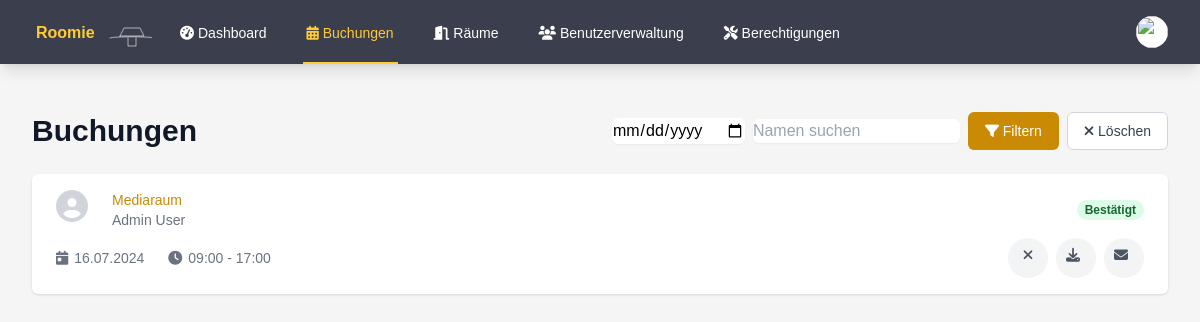
The page /bookings.php (signed in) on the database its author committed.
### tables this page shows
CREATE TABLE bookings (
        id INTEGER PRIMARY KEY AUTOINCREMENT,
        user_id INTEGER,
        room_id INTEGER,
        seat_id INTEGER,
        date TEXT NOT NULL,
        start_time TEXT NOT NULL,
        end_time TEXT NOT NULL,
        FOREIGN KEY (user_id) REFERENCES users(id),
        FOREIGN KEY (room_id) REFERENCES rooms(id),
        FOREIGN KEY (seat_id) REFERENCES seats(id)
    );

CREATE TABLE rooms (
        id INTEGER PRIMARY KEY AUTOINCREMENT,
        name TEXT NOT NULL,
        number TEXT,
        type TEXT NOT NULL,
        capacity INTEGER DEFAULT 0,
        is_favorite INTEGER DEFAULT 0,
        equipment TEXT,
        grid_position INTEGER
    );

CREATE TABLE users (
        id INTEGER PRIMARY KEY AUTOINCREMENT,
        name TEXT NOT NULL,
        email TEXT UNIQUE NOT NULL,
        password TEXT NOT NULL,
        is_admin INTEGER DEFAULT 0,
        profile_image VARCHAR(255),
        notifications BOOLEAN DEFAULT 0,
        created_at DATETIME DEFAULT CURRENT_TIMESTAMP
    );

### auth.php (called while the page is built, shortened)
<?php
function isAdmin() {
    return isset($_SESSION['is_admin']) && $_SESSION['is_admin'] == 1;
}

### bookings.php (the view, shortened to what this page needs)
<?php
require_once 'auth.php';
$current_page = basename($_SERVER['PHP_SELF']);
$user_id = $_SESSION['user_id'] ?? null;
$filterDate = $_GET['date'] ?? null;
$searchName = $_GET['search'] ?? '';
$currentDate = date('Y-m-d');
try {
    $db = getDatabaseConnection();
    $query = 'SELECT b.id, r.name as room_name, b.date, b.start_time, b.end_time, u.name as user_name, u.email as user_email, u.profile_image, u.id as user_id
              FROM bookings b
              JOIN rooms r ON b.room_id = r.id
              JOIN users u ON b.user_id = u.id
              WHERE b.date >= :current_date';
    $params = ['current_date' => $currentDate];
    $query .= ' ORDER BY b.date ASC, b.start_time ASC';
    $stmt = $db->prepare($query);
    $stmt->execute($params);
    $bookings = $stmt->fetchAll(PDO::FETCH_ASSOC);
} catch (PDOException $e) {
    $error = "Datenbankfehler: " . $e->getMessage();
}
function formatGermanDate($date)
{
    return date('d.m.Y', strtotime($date));
}
?>
<!DOCTYPE html>
<html lang="de">
<head>
    <script src="https://cdn.tailwindcss.com"></script>
    <link rel="stylesheet" href="styles.css">
    <link rel="stylesheet" href="https://cdnjs.cloudflare.com/ajax/libs/font-awesome/6.1.1/css/all.min.css">
</head>
<body class="bg-custom-background">
    <nav class="bg-custom-nav shadow-lg" x-data="{ open: false }">
        <div class="max-w-7xl mx-auto px-4 sm:px-6 lg:px-8">
            <div class="flex justify-between h-16">
                <div class="flex">
                    <div class="flex-shrink-0 flex items-center">
                        <a href="index.php">
                            <img class="h-8 w-auto" src="test.svg" alt="Roomie Logo">
                        </a>
                    </div>
                    <div class="hidden sm:ml-6 sm:flex sm:space-x-8">
                        <a href="index.php" class="inline-flex items-center px-1 pt-1 border-b-2 text-sm font-medium <?php echo $current_page == 'index.php' ? 'active' : 'inactive'; ?>">
                            <i class="fas fa-tachometer-alt mr-1"></i>Dashboard
                        </a>
                        <a href="bookings.php" class="inline-flex items-center px-1 pt-1 border-b-2 text-sm font-medium <?php echo $current_page == 'bookings.php' ? 'active' : 'inactive'; ?>">
                            <i class="fas fa-calendar-alt mr-1"></i>Buchungen
                        </a>
                        <a href="rooms.php" class="inline-flex items-center px-1 pt-1 border-b-2 text-sm font-medium <?php echo $current_page == 'rooms.php' ? 'active' : 'inactive'; ?>">
                            <i class="fas fa-door-open mr-1"></i>Räume
                        </a>
                        <?php if (isAdmin()) : ?>
                            <a href="admin_users.php" class="inline-flex items-center px-1 pt-1 border-b-2 text-sm font-medium <?php echo $current_page == 'admin_users.php' ? 'active' : 'inactive'; ?>">
                                <i class="fas fa-users mr-1"></i>Benutzerverwaltung
                            </a>
                            <a href="admin_permissions.php" class="inline-flex items-center px-1 pt-1 border-b-2 text-sm font-medium text-white <?php echo $current_page == 'admin_permissions.php' ? 'border-yellow-400' : 'border-transparent'; ?>">
                                <i class="fas fa-tools"></i>&nbsp;Berechtigungen
                            </a>
                        <?php endif; ?>
                    </div>
                </div>
                <div class="hidden sm:ml-6 sm:flex sm:items-center">
                    <div class="ml-3 relative" x-data="{ open: false }">
                        <div>
                            <button @click="open = !open" class="bg-white rounded-full flex text-sm focus:outline-none focus:ring-2 focus:ring-offset-2 focus:ring-yellow-500" id="user-menu" aria-haspopup="true" x-bind:aria-expanded="open">
                                <img class="h-8 w-8 rounded-full" src="https://images.unsplash.com/photo-1472099645785-5658abf4ff4e?ixlib=rb-1.2.1&ixid=eyJhcHBfaWQiOjEyMDd9&auto=format&fit=facearea&facepad=2&w=256&h=256&q=80" alt="">
                            </button>
                        </div>
                    </div>
                </div>
            </div>
        </div>
    </nav>
    <div class="max-w-7xl mx-auto py-6 sm:px-6 lg:px-8">
        <div class="px-4 py-6 sm:px-0">
            <div class="flex flex-col sm:flex-row justify-between items-center mb-6">
                <h1 class="text-3xl font-bold text-gray-900">Buchungen</h1>
                <form action="" method="GET" class="filter-container space-y-2 sm:space-y-0 sm:space-x-2 flex items-center">
                    <input type="date" name="date" id="date" value="<?php echo $filterDate; ?>" class="border-gray-300 rounded-md shadow-sm focus:ring-yellow-500 focus:border-yellow-500 w-full sm:w-auto" placeholder="Datum">
                    <input type="text" name="search" id="search" value="<?php echo htmlspecialchars($searchName); ?>" placeholder="Namen suchen" class="border-gray-300 rounded-md shadow-sm focus:ring-yellow-500 focus:border-yellow-500 w-full sm:w-auto">
                    <button type="submit" class="inline-flex items-center px-4 py-2 border border-transparent text-sm font-medium rounded-md text-white bg-yellow-600 hover:bg-yellow-700 focus:outline-none focus:ring-2 focus:ring-offset-2 focus:ring-yellow-500 w-full sm:w-auto">
                        <i class="fas fa-filter"></i>&nbsp;Filtern
                    </button>
                    <a href="bookings.php" class="inline-flex items-center px-4 py-2 border border-gray-300 text-sm font-medium rounded-md text-gray-700 bg-white hover:bg-gray-50 focus:outline-none focus:ring-2 focus:ring-offset-2 focus:ring-yellow-500 w-full sm:w-auto">
                        <i class="fas fa-times"></i>&nbsp;Löschen
                    </a>
                </form>
            </div>
            <?php if (empty($bookings)) : ?>
                <p class="text-gray-600">Keine Buchungen gefunden.</p>
            <?php else : ?>
                <div class="bg-white shadow overflow-hidden sm:rounded-md">
                    <ul class="divide-y divide-gray-200">
                        <?php foreach ($bookings as $booking) : ?>
                            <li>
                                <div class="px-4 py-4 sm:px-6">
                                    <div class="flex items-center justify-between">
                                        <div class="flex items-center">
                                            <div class="flex-shrink-0 h-10 w-10">
                                                <?php if (!empty($booking['profile_image'])) : ?>
                                                    <img class="h-10 w-10 rounded-full" src="uploads/<?php echo htmlspecialchars($booking['profile_image']); ?>" alt="">
                                                <?php else : ?>
                                                    <i class="fas fa-user-circle fa-2x text-gray-300"></i>
                                                <?php endif; ?>
                                            </div>
                                            <div class="ml-4">
                                                <p class="text-sm font-medium text-yellow-600 truncate">
                                                    <?php echo htmlspecialchars($booking['room_name']); ?>
                                                </p>
                                                <p class="text-sm text-gray-500">
                                                    <?php echo htmlspecialchars($booking['user_name']); ?>
                                                </p>
                                            </div>
                                        </div>
                                        <div class="ml-2 flex-shrink-0 flex">
                                            <p class="px-2 inline-flex text-xs leading-5 font-semibold rounded-full bg-green-100 text-green-800">
                                                Bestätigt
                                            </p>
                                        </div>
                                    </div>
                                    <div class="mt-2 sm:flex sm:justify-between">
                                        <div class="sm:flex">
                                            <p class="flex items-center text-sm text-gray-500">
                                                <i class="fas fa-calendar-day mr-1.5"></i>
                                                <?php echo formatGermanDate($booking['date']); ?>
                                            </p>
                                            <p class="mt-2 flex items-center text-sm text-gray-500 sm:mt-0 sm:ml-6">
                                                <i class="fas fa-clock mr-1.5"></i>
                                                <?php echo htmlspecialchars($booking['start_time'] . ' - ' . $booking['end_time']); ?>
                                            </p>
                                        </div>
                                        <?php if ($booking['user_id'] == $user_id) : ?>
                                            <div class="mt-2 flex items-center text-sm text-gray-500 sm:mt-0 space-x-2">
                                                <form action="cancel_booking.php" method="POST" onsubmit="return confirm('Sind Sie sicher, dass Sie diese Buchung stornieren möchten?');">
                                                    <button type="submit" class="icon-btn">
                                                        <i class="fas fa-times icon"></i>
                                                    </button>
                                                </form>
                                                <a href="?download=calendar&booking_id=<?php echo $booking['id']; ?>" class="icon-btn">
                                                    <i class="fas fa-download icon"></i>
                                                </a>
                                                <a href="?send_email=1&booking_id=<?php echo $booking['id']; ?>" class="icon-btn">
                                                    <i class="fas fa-envelope icon"></i>
                                                </a>
                                            </div>
                                        <?php endif; ?>
                                    </div>
                                </div>
                            </li>
                        <?php endforeach; ?>
                    </ul>
                </div>
            <?php endif; ?>
        </div>
    </div>
</body>
</html>

### styles.css (style rules this page uses)
.active { color: #ffcc33 !important; border-color: #ffcc33 !important; }
.inactive { color: #fff !important; border-color: transparent !important; }
body { font-family: 'Source Sans 3', sans-serif; }
.bg-custom-nav { background-color: #3b3e4d; }
.bg-custom-background { background-color: #f5f5f5; }
.filter-container { display: flex; flex-direction: column; width: 100%; }
@media (min-width: 640px) { .filter-container { flex-direction: row; width: auto; } }
.icon-btn { display: inline-flex; align-items: center; justify-content: center; width: 2.5rem; height: 2.5rem; border-radius: 50%; background-color: #f3f4f6; transition: background-color 0.2s; }
.icon { width: 1.25rem; height: 1.25rem; color: #4b5563; }

### rows shown on the page
bookings: room.name "Mediaraum", user.name "Admin User", date "16.07.2024", start_time+end_time "09:00 - 17:00"
